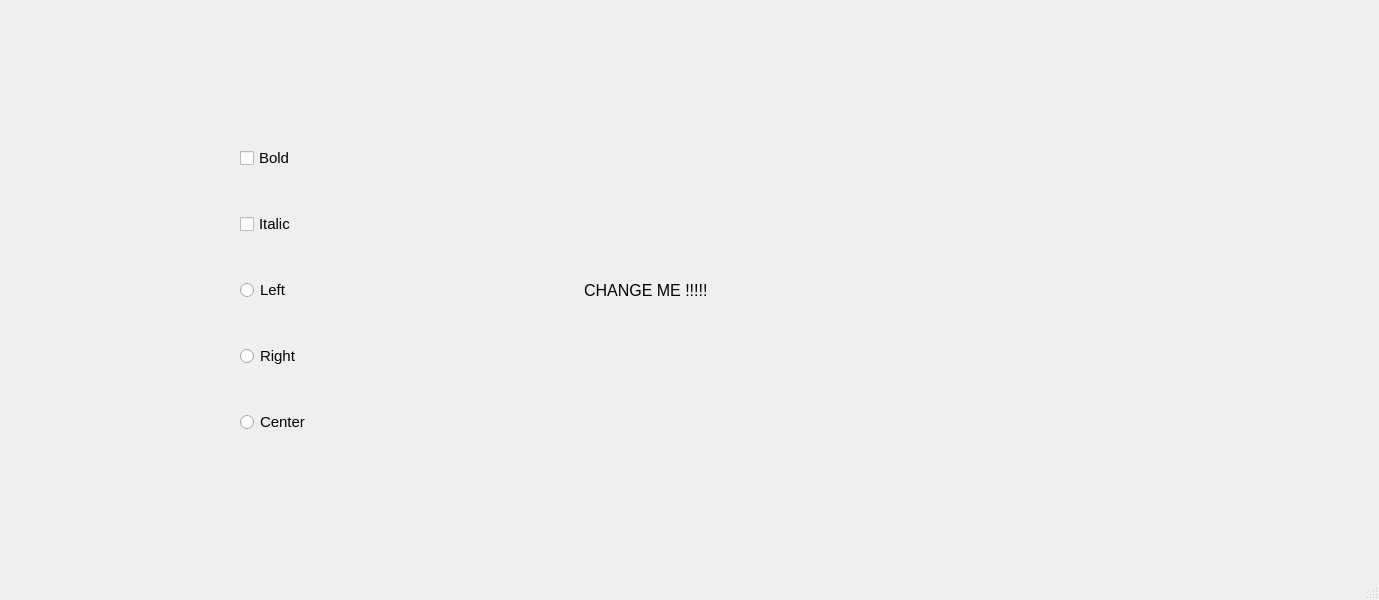
<?xml version="1.0" encoding="UTF-8"?>
<ui version="4.0">
 <class>MainWindow</class>
 <widget class="QMainWindow" name="MainWindow">
  <property name="geometry">
   <rect>
    <x>0</x>
    <y>0</y>
    <width>1379</width>
    <height>600</height>
   </rect>
  </property>
  <property name="windowTitle">
   <string>MainWindow</string>
  </property>
  <widget class="QWidget" name="centralwidget">
   <widget class="QWidget" name="layoutWidget">
    <property name="geometry">
     <rect>
      <x>240</x>
      <y>110</y>
      <width>681</width>
      <height>361</height>
     </rect>
    </property>
    <layout class="QHBoxLayout" name="horizontalLayout">
     <item>
      <layout class="QVBoxLayout" name="verticalLayout">
       <item>
        <widget class="QCheckBox" name="checkBox">
         <property name="font">
          <font>
           <pointsize>11</pointsize>
          </font>
         </property>
         <property name="text">
          <string>Bold</string>
         </property>
        </widget>
       </item>
       <item>
        <widget class="QCheckBox" name="checkBox_2">
         <property name="font">
          <font>
           <pointsize>11</pointsize>
          </font>
         </property>
         <property name="text">
          <string>Italic</string>
         </property>
        </widget>
       </item>
       <item>
        <widget class="QRadioButton" name="radioButton">
         <property name="font">
          <font>
           <pointsize>11</pointsize>
          </font>
         </property>
         <property name="text">
          <string>Left</string>
         </property>
        </widget>
       </item>
       <item>
        <widget class="QRadioButton" name="radioButton_2">
         <property name="font">
          <font>
           <pointsize>11</pointsize>
          </font>
         </property>
         <property name="text">
          <string>Right</string>
         </property>
        </widget>
       </item>
       <item>
        <widget class="QRadioButton" name="radioButton_3">
         <property name="font">
          <font>
           <pointsize>11</pointsize>
          </font>
         </property>
         <property name="text">
          <string>Center</string>
         </property>
        </widget>
       </item>
      </layout>
     </item>
     <item>
      <widget class="QLabel" name="label">
       <property name="font">
        <font>
         <pointsize>12</pointsize>
        </font>
       </property>
       <property name="styleSheet">
        <string notr="true"/>
       </property>
       <property name="text">
        <string>CHANGE ME !!!!!</string>
       </property>
      </widget>
     </item>
    </layout>
   </widget>
  </widget>
  <widget class="QMenuBar" name="menubar">
   <property name="geometry">
    <rect>
     <x>0</x>
     <y>0</y>
     <width>1379</width>
     <height>26</height>
    </rect>
   </property>
  </widget>
  <widget class="QStatusBar" name="statusbar"/>
 </widget>
 <resources/>
 <connections/>
</ui>
